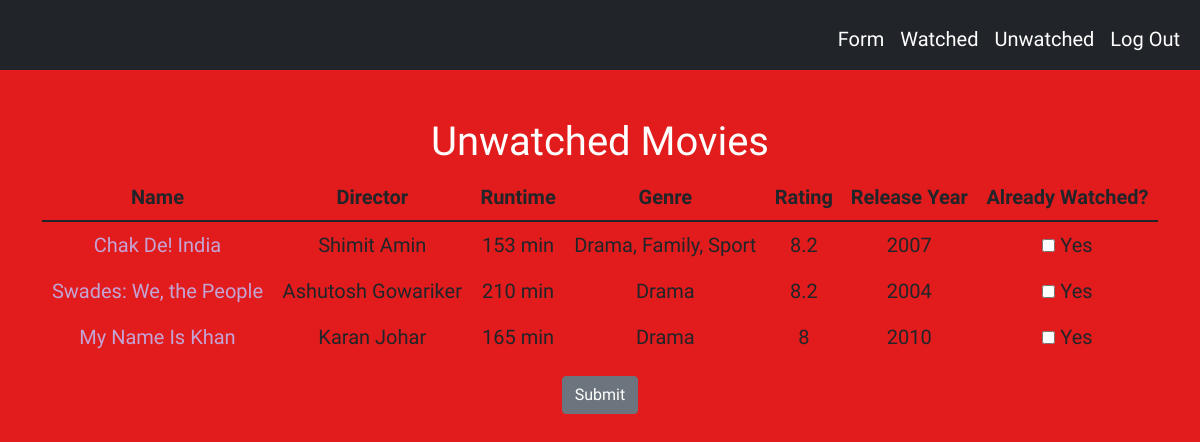
The app's page /unwatched (signed in), older data.
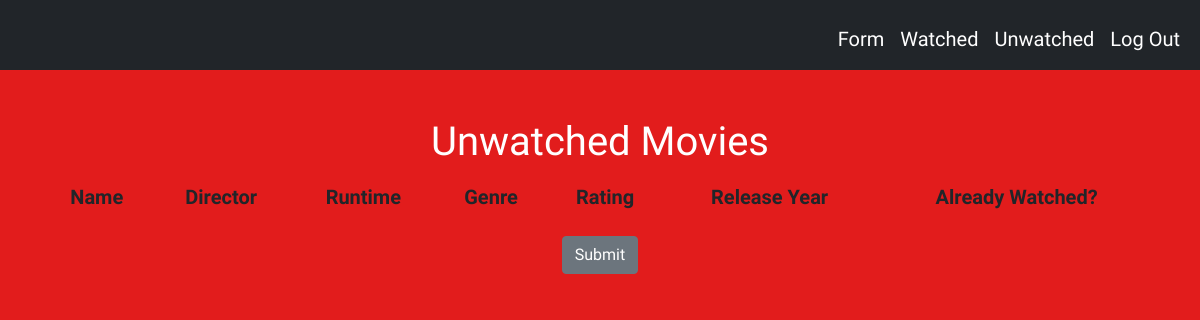
The same page, newer data.
### tables this page shows
CREATE TABLE to_watch(id INTEGER PRIMARY KEY, movie_name TEXT NOT NULL, runtime TEXT NOT NULL, genre TEXT NOT NULL, rating NUMERIC NOT NULL, released_year INTEGER NOT NULL, user_id INTEGER NOT NULL, director TEXT NOT NULL);

### app.py (the view)
@app.route("/unwatched")
@login_required
def unwatched():
    unwatched = db.execute("SELECT * FROM to_watch WHERE user_id = ?", session["user_id"])
    return render_template("unwatched.html", unwatched=unwatched)

### app.py (called while the page is built)
@app.after_request
def after_request(response):
    response.headers["Cache-Control"] = "no-cache, no-store, must-revalidate"
    response.headers["Expires"] = 0
    response.headers["Pragma"] = "no-cache"
    return response

### helpers.py (called while the page is built)
def login_required(f):
    @wraps(f)
    def decorated_function(*args, **kwargs):
        if session.get("user_id") is None:
            return redirect("/login")
        return f(*args, **kwargs)
    return decorated_function

### templates/unwatched.html (shortened to what this page needs)
{% extends "layout.html" %}
{% block main %}
<h1> Unwatched Movies </h1>
<form method="post" action="/about">
<table class="table">
    <thead>
        <tr>
            <th class="text-center">Name</th>
            <th class="text-center">Director</th>
            <th class="text-center">Runtime</th>
            <th class="text-center">Genre</th>
            <th class="text-center">Rating</th>
            <th class="text-center">Release Year</th>
            <th class="text-center">Already Watched?</th>
        </tr>
    </thead>
    <tbody>
        {% for unwatch in unwatched %}
            <tr>
                {% set movie_name = unwatch.movie_name %}
                <td><a href="/about?movie={{ unwatch.movie_name }}" name="{{ movie_name }}">{{ unwatch.movie_name }}</a></td>
                <td>{{ unwatch.director }}</td>
                <td>{{ unwatch.runtime }}</td>
                <td>{{ unwatch.genre }}</td>
                <td>{{ unwatch.rating }}</td>
                <td>{{ unwatch.released_year }}</td>
                <td>
                    <div>
                        <label><input type="checkbox" name="yes{{unwatch.id}}"> Yes</label>
                    </div>
                </td>
            </tr>
        {% endfor %}
    </tbody>
</table>
<a href="/about"><button type="submit" class="btn btn-secondary">Submit</button></a>
</form>
{% endblock %}

### templates/layout.html (shortened to what this page needs)
<!DOCTYPE html>
<html lang="en">
    <head>
        <link href="https://cdn.jsdelivr.net/npm/bootstrap@5.1.3/dist/css/bootstrap.min.css" rel="stylesheet">
        <link href="static/styles.css" rel="stylesheet">
    </head>
    <body>
        <nav class="bg-dark navbar navbar-expand-md navbar-light">
            <div class="container-fluid">
                <div class="collapse navbar-collapse" id="navbar">
                    {% if session["user_id"] %}
                        <ul class="navbar-nav ms-auto mt-2">
                            <li class="nav-item"><a class="nav-link" href="/form">Form</a></li>
                            <li class="nav-item"><a class="nav-link" href="/watched">Watched</a></li>
                            <li class="nav-item"><a class="nav-link" href="/unwatched">Unwatched</a></li>
                            <li class="nav-item"><a class="nav-link" href="/logout">Log Out</a></li>
                        </ul>
                    {% else %}
                        <ul class="navbar-nav ms-auto mt-2">
                            <li class="nav-item"><a class="nav-link" href="/register">Register</a></li>
                            <li class="nav-item"><a class="nav-link" href="/login">Log In</a></li>
                        </ul>
                    {% endif %}
                </div>
            </div>
        </nav>
        <main class="container py-5 text-center">
            {% block main %}{% endblock %}
        </main>
    </body>
</html>

### static/styles.css (style rules this page uses)
.navbar-light .navbar-nav .nav-link { color: white; }
h1 { font-family: 'Bungee Inline', cursive; }
body { background-color: rgb(226, 28, 28); color: white; font-family: 'Patrick Hand', cursive; font-size: 20px; }
a:link { color: rgb(196, 163, 213); background-color: transparent; text-decoration: none; }
table, th, td { border: black; }

Row changes from the older to the newer data that the page shows:
no longer on this page (row edited): to_watch: movie_name "Chak De! India", director "Shimit Amin", runtime "153 min", genre "Drama, Family, Sport", rating "8.2", released_year "2007"
no longer on this page (row edited): to_watch: movie_name "Swades: We, the People", director "Ashutosh Gowariker", runtime "210 min", genre "Drama", rating "8.2", released_year "2004"
no longer on this page (row edited): to_watch: movie_name "My Name Is Khan", director "Karan Johar", runtime "165 min", genre "Drama", rating "8", released_year "2010"
